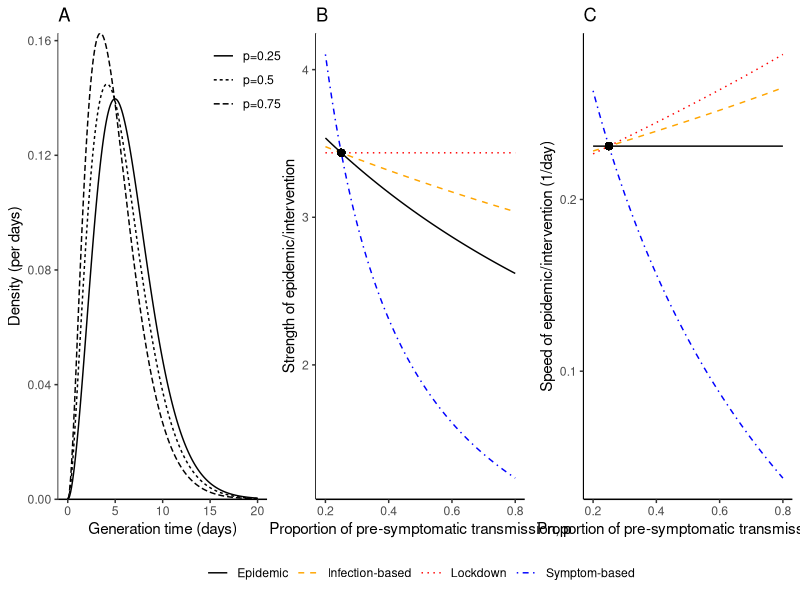
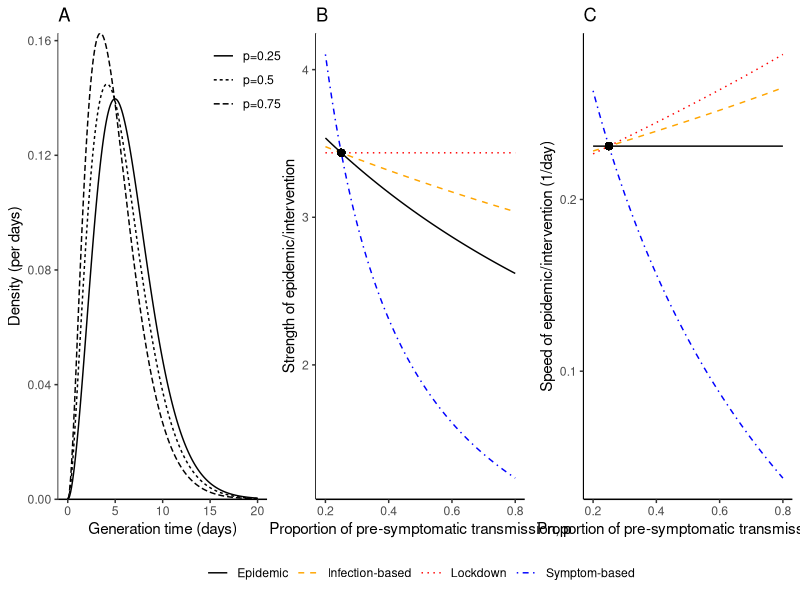

Recreate these plots in R, in order.
library(ggplot2); theme_set(theme_bw())
library(dplyr)
library(egg)
library(deSolve)

r <- log(2)/3
pbase <- 0.25
dbase <- 2.5
gamma2 <- 2/dbase

model <- function(t, y, par) {
  with(as.list(c(y, par)), {
    infection <- (betap * (Ip1+Ip2) + betas * (Is1 + Is2)) * S
    
    dS <- - infection
    dE1 <- infection - 2 * sigma * E1
    dE2 <- 2 * sigma * E1 - 2 * sigma * E2
    dIp1 <- 2 * sigma * E2 - 2 * gamma_p * Ip1
    dIp2 <- 2 * gamma_p * Ip1 - 2 * gamma_p * Ip2
    dIs1 <- 2 * gamma_p * Ip2 - 2 * gamma_s * Is1 - hazard * Is1
    dIs2 <- 2 * gamma_s * Is1 - 2 * gamma_s * Is2 - hazard * Is2
    dR <- 2 * gamma_s * Is2 + hazard * (Is1 + Is2)
    
    
    list(c(dS, dE1, dE2, dIp1, dIp2, dIs1, dIs2, dR),
         infection=infection)
  })
}

genfun <- function(x, p=0.3, duration=dbase) {
  p * (- pgamma(x, 4, rate=2/duration) + pgamma(x, 2, rate=2/duration))/duration +
    (1-p) * (- pgamma(x, 6, rate=2/duration) + pgamma(x, 4, rate=2/duration))/duration
}

pvec <- c(0.25, 0.5, 0.75)
tvec <- seq(0, 20, by=0.1)

genexample <- lapply(pvec, function(p) {
  data.frame(
    time=tvec,
    genden=genfun(tvec, p),
    p=paste0("p=", p)
  )
}) %>%
  bind_rows

rRexample <- lapply(seq(0.2, 0.8, by=0.01), function(p) {
  R <- 1/integrate(function(x) {
    genfun(x, p) * exp(-r*x)
  }, 0, Inf)[[1]]
  
  data.frame(
    p=p, strength=R, type="Epidemic"
  )
}) %>%
  bind_rows

Rbase <- rRexample$strength[rRexample$p==pbase]
betapbase <- Rbase * pbase/dbase
betasbase <- Rbase * (1-pbase)/dbase

shazard <- optim(1, function(x) {
  (betasbase * (1/(x + gamma2) + gamma2/(x + gamma2)^2) - (1 - Rbase * pbase))^2
}, method="Brent", lower=0.1, upper=10)$par

symptom_strength <- lapply(seq(0.2, 0.8, by=0.01), function(p) {
  Rtmp <- rRexample$strength[rRexample$p==p]
  betaptmp <- Rtmp * p/dbase
  betastmp <- Rtmp * (1-p)/dbase
  
  Rpost <- betastmp * (1/(shazard + gamma2) + gamma2/(shazard + gamma2)^2) + betaptmp * dbase
  
  data.frame(
    p=p,
    strength=Rtmp/Rpost,
    type="Symptom-based"
  )
}) %>%
  bind_rows

y0 <- c(S=1-1e-8, E1=1e-8, E2=0, Ip1=0, Ip2=0, Is1=0, Is2=0, R=0)

tvec <- seq(0, 100, by=0.01)

symptom_speed <- lapply(seq(0.2, 0.8, by=0.01), function(p) {
  Rtmp <- rRexample$strength[rRexample$p==p]
  betaptmp <- Rtmp * p/dbase
  betastmp <- Rtmp * (1-p)/dbase
  
  par <- c(betap=betaptmp, betas=betastmp,
           sigma=1/dbase,
           gamma_p=1/dbase,
           gamma_s=1/dbase,
           hazard=shazard)
  
  out <- as.data.frame(ode(y0, tvec, model, par))
  
  lfit <- lm(log(out$infection[tvec >= 20 & tvec <= 40]) ~ tvec[tvec >= 20 & tvec <= 40])
  
  data.frame(
    p=p,
    speed=r - coef(lfit)[[2]],
    type="Symptom-based"
  )
}) %>%
  bind_rows

## infection based intervention
infint <- function(tau, hmax=2, k=1) {
  sapply(tau, function(y) exp(-integrate(function(x) {
    hmax * (1- exp(-k*dgamma(x, 2, 2/2)))
  }, lower=0, upper=y)[[1]]))
}

hmax <- optim(1, function(hh) {
  (integrate(f=function(z) Rbase * genfun(z, p=0.25) * infint(z, hmax=hh),
            lower=0, upper=Inf)[[1]]-1)^2
}, method="Brent", lower=0.1, upper=10)$par

infection_strength <- lapply(seq(0.2, 0.8, by=0.01), function(p) {
  Rtmp <- rRexample$strength[rRexample$p==p]
  betaptmp <- Rtmp * p/dbase
  betastmp <- Rtmp * (1-p)/dbase
  
  Rpost <- integrate(f=function(z) Rtmp * genfun(z, p=p) * infint(z, hmax=hmax),
                     lower=0, upper=Inf)[[1]]
  
  data.frame(
    p=p,
    strength=Rtmp/Rpost,
    type="Infection-based"
  )
}) %>%
  bind_rows

infection_speed <- lapply(seq(0.2, 0.8, by=0.01), function(p) {
  Rtmp <- rRexample$strength[rRexample$p==p]
  betaptmp <- Rtmp * p/dbase
  betastmp <- Rtmp * (1-p)/dbase
  
  rpost <- optim(1, function(rr) (integrate(f=function(z) Rtmp * genfun(z, p=p) * infint(z, hmax=hmax) * exp(-rr * z),
                                        lower=0, upper=Inf)[[1]] - 1)^2,
                 lower=-0.2,
                 upper=0.2,
                 method="Brent")$par 
  
  data.frame(
    p=p,
    speed=r-rpost,
    type="Infection-based"
  )
}) %>%
  bind_rows

lockdown_speed <- lapply(seq(0.2, 0.8, by=0.01), function(p) {
  Rtmp <- rRexample$strength[rRexample$p==p]
  betaptmp <- Rtmp * p/dbase
  betastmp <- Rtmp * (1-p)/dbase
  
  rpost <- optim(1, function(rr) (integrate(f=function(z) Rtmp * genfun(z, p=p)/Rbase * exp(-rr * z),
                                            lower=0, upper=Inf)[[1]] - 1)^2,
                 lower=-0.2,
                 upper=0.2,
                 method="Brent")$par 
  
  data.frame(
    p=p,
    speed=r-rpost,
    type="Lockdown"
  )
}) %>%
  bind_rows

g1 <- ggplot(genexample) +
  geom_line(aes(time, genden, lty=p)) +
  scale_x_continuous("Generation time (days)") +
  scale_y_continuous("Density (per days)", expand=c(0, 0)) +
  ggtitle("A") +
  theme(
    legend.position=c(0.9, 0.9),
    legend.title=element_blank(),
    panel.grid = element_blank(),
    panel.border = element_blank(),
    axis.line = element_line()
  )

strengthall <- bind_rows(
  rRexample,
  data.frame(
    p=seq(0.2, 0.8, by=0.01), strength=Rbase, type="Lockdown"
  ),
  symptom_strength,
  infection_strength
)

g2 <- ggplot(strengthall) +
  geom_line(aes(p, strength, col=type, lty=type)) +
  geom_point(x=0.25, y=Rbase, size=2) +
  scale_x_continuous("Proportion of pre-symptomatic transmission, p") +
  scale_y_continuous("Strength of epidemic/intervention") +
  scale_color_manual(values=c("black", "orange", "red", "blue")) +
  scale_linetype_manual(values=1:4) +
  ggtitle("B") +
  theme(
    legend.title=element_blank(),
    panel.grid = element_blank(),
    panel.border = element_blank(),
    axis.line = element_line(),
    legend.position = "bottom"
  )

speedall <- bind_rows(
  data.frame(p=seq(0.2, 0.8, by=0.01), speed=r, type="Epidemic"),
  lockdown_speed,
  symptom_speed,
  infection_speed
)

g3 <- ggplot(speedall) +
  geom_line(aes(p, speed, col=type, lty=type)) +
  geom_point(x=0.25, y=r, size=2) +
  scale_x_continuous("Proportion of pre-symptomatic transmission, p") +
  scale_y_continuous("Speed of epidemic/intervention (1/day)") +
  scale_color_manual(values=c("black", "orange", "red", "blue")) +
  scale_linetype_manual(values=1:4) +
  ggtitle("C") +
  theme(
    legend.title=element_blank(),
    panel.grid = element_blank(),
    panel.border = element_blank(),
    axis.line = element_line(),
    legend.position = "none"
  )

gtot <- ggarrange(g1, g2, g3, nrow=1)

ggsave("coronaexample.pdf", gtot, width=12, height=4)
